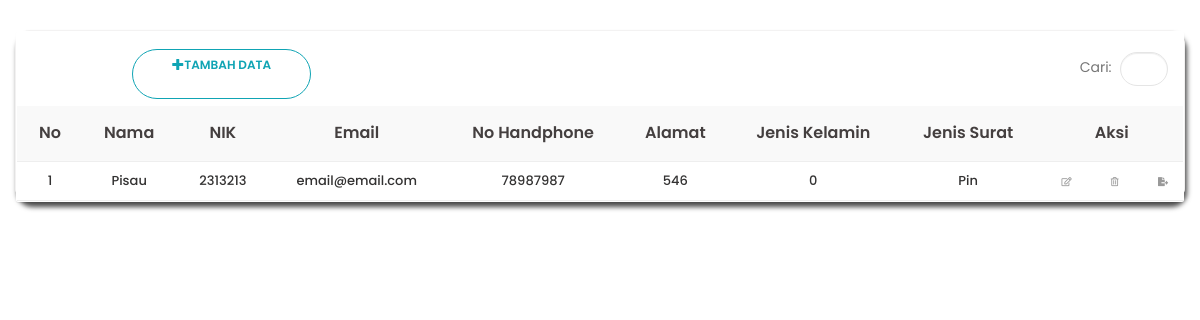
Page /admin/list_pengajuan.php on the earlier database version.
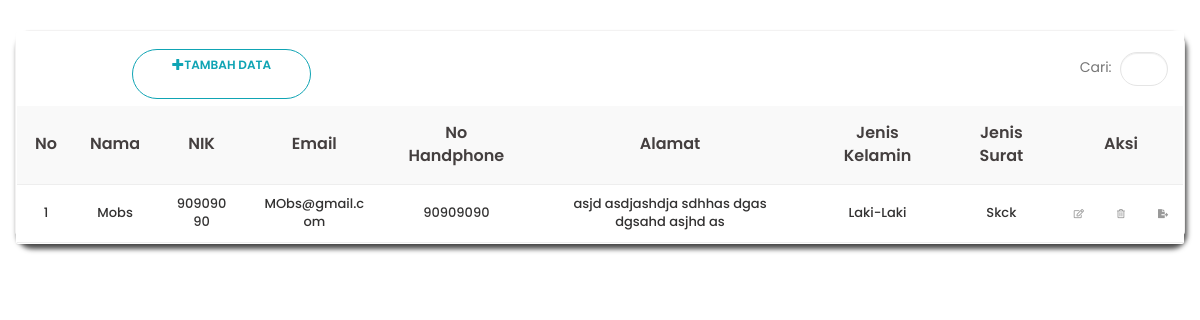
Same page on the later database version.
### tables this page shows
CREATE TABLE `pengajuan` (
  `id` int(10) NOT NULL,
  `nama` varchar(20) NOT NULL,
  `nik` int(100) NOT NULL,
  `email` varchar(30) NOT NULL,
  `hp` int(100) NOT NULL,
  `alamat` text NOT NULL,
  `jk` varchar(30) NOT NULL,
  `jsurat` varchar(30) NOT NULL
);

### admin/list_pengajuan.php (the view, shortened to what this page needs)
<link rel="stylesheet" href="https://maxcdn.bootstrapcdn.com/bootstrap/3.3.7/css/bootstrap.min.css" />
<link rel="stylesheet" href="https://cdn.datatables.net/1.10.14/css/jquery.dataTables.min.css" />
<link rel="stylesheet" href="https://cdnjs.cloudflare.com/ajax/libs/font-awesome/5.13.0/css/all.min.css" />
<link rel="stylesheet" href="../css/style.css" />
<div class="container p-30" id="list">
  <div class="row">
    <div class="col-12 main-datatable">
      <div class="card_body">
        <div class="row d-flex">
          <div class="col-sm-4 createSegment">
            <a href='form_pengajuan.php' class="btn dim_button create_new"> <span class="glyphicon glyphicon-plus"></span>Tambah Data</a>
          </div>
          <div class="col-sm-8 add_flex">
            <div class="form-group searchInput">
              <label for="email">Cari:</label>
              <input type="search" class="form-control" id="filterbox" placeholder=" " />
            </div>
          </div>
        </div>
        <div class="overflow-x">
          <table id="filtertable" class="table cust-datatable dataTable no-footer">
            <thead>
              <tr>
                <th >No</th>
                <th >Nama</th>
                <th >NIK</th>
                <th >Email</th>
                <th >No Handphone</th>
                <th >Alamat</th>
                <th >Jenis Kelamin</th>
                <th >Jenis Surat</th>
                <th colspan ="3">Aksi</th>
              </tr>
            </thead>
            <?php
            include "../koneksi.php";
            $no=1;
            $ambildata = mysqli_query($connect, "select * from pengajuan");
            while ($tampil = mysqli_fetch_array($ambildata)){
              echo "
              <tr>
                  <td>$no</td>
                  <td>$tampil[nama]</td>
                  <td>$tampil[nik]</td>
                  <td>$tampil[email]</td>
                  <td>$tampil[hp]</td>
                  <td>$tampil[alamat]</td>
                  <td>$tampil[jk]</td>
                  <td>$tampil[jsurat]</td>
                  <td><a href='form_edit.php?id=$tampil[id]'> <span class='actionCust'>
                  <i class='far fa-edit'></i></>
                  </span></a></td>
                  <td><a href='?id=$tampil[id]'><span class='actionCust'>
                  <i class='far fa-trash-alt'></i>
                  </span></a></td>
                  <td><a href='export.php?id=$tampil[id]'><span class='actionCust'>
                  <i class='fas fa-file-export'></i>
                  </span></a></>
              </tr>";
              $no++;
            }
            ?>
          </table>
        </div>
      </div>
    </div>
  </div>
</div>

### css/style.css (style rules this page uses)
* { margin: 0; padding: 0; box-sizing: border-box; font-family: "Poppins", sans-serif; }
.container { width: 100%; height: 100%; }
a { display: block; text-align: right; text-decoration: none; color: #999; font-size: 0.9rem; transition: 0.3s; }
.btn { display: block; width: 50%; height: 50px; border-radius: 25px; outline: none; border: none; background-color: #0fa4b4; background-size: 200%; font-size: 1.2rem; color: #fff; font-family: "Poppins", sans-serif; text-transform: uppercase; margin: 1rem 100px; cursor: pointer; transition: 0.5s; }
.p-30 { width: 100%; padding: 30px; }
.main-datatable { padding: 0px; border: 1px solid #f3f2f2; border-bottom: 0; border-radius: 15px; box-shadow: 2px 5px 5px rgba(0, 0, 0, 0.7); }
.d-flex { display: flex; align-items: center; justify-content: space-between; }
.card_body { background-color: white; border: 1px solid transparent; border-radius: 2px; -webkit-box-shadow: 0 1px 1px rgba(0, 0, 0, 0.05); box-shadow: 0 1px 1px rgba(0, 0, 0, 0.05); }
.main-datatable .row { margin: 0; }
.searchInput { width: 50%; display: flex; align-items: center; position: relative; justify-content: flex-end; margin: 20px 0px; padding: 0px 4px; }
.searchInput input { border: 1px solid #e5e5e5; border-radius: 50px; margin-left: 8px; height: 34px; width: 100%; padding: 0px 25px 0px 10px; transition: all 0.6s ease; }
.searchInput label { color: #767676; font-weight: normal; }
.searchInput:after { font-family: "FontAwesome"; color: #d4d4d4; position: relative; content: "\f002"; right: 25px; }
.dim_button { display: inline-block; color: #fff; text-decoration: none; text-transform: uppercase; text-align: center; padding-top: 6px; background: rgb(57, 85, 136); margin-right: 10px; position: relative; cursor: pointer; font-weight: 600; margin-bottom: 20px; }
.createSegment a { margin-bottom: 0px; border-radius: 50px; background: #ffffff; border: 1px solid #0fa4b4; color: #0fa4b4; transition: all 0.4s ease; }
.add_flex { display: flex; justify-content: flex-end; padding-right: 0px; }
.main-datatable .dataTable.no-footer { border-bottom: 1px solid #eee; }
.main-datatable .cust-datatable thead { background-color: #f9f9f9; }
.main-datatable .cust-datatable > thead > tr > th { border-bottom-width: 0; color: #443f3f; font-weight: 600; padding: 16px 15px; vertical-align: middle; padding-left: 18px; text-align: center; }
.main-datatable .cust-datatable > tbody td { padding: 10px 15px 10px 18px; color: #333232; font-size: 13px; font-weight: 500; word-break: break-word; border-color: #eee; text-align: center; vertical-align: middle; }
.main-datatable .cust-datatable > tbody tr { border-top: none; }

Differences in the rows shown:
removed pengajuan: nama "Pisau", nik "2313213", email "email@email.com", hp "78987987", alamat "546", jk "0", jsurat "Pin"
added pengajuan: nama "Mobs", nik "90909090", email "MObs@gmail.com", hp "90909090", alamat "asjd asdjashdja sdhhas dgas dgsahd asjhd as", jk "Laki-Laki", jsurat "Skck"
